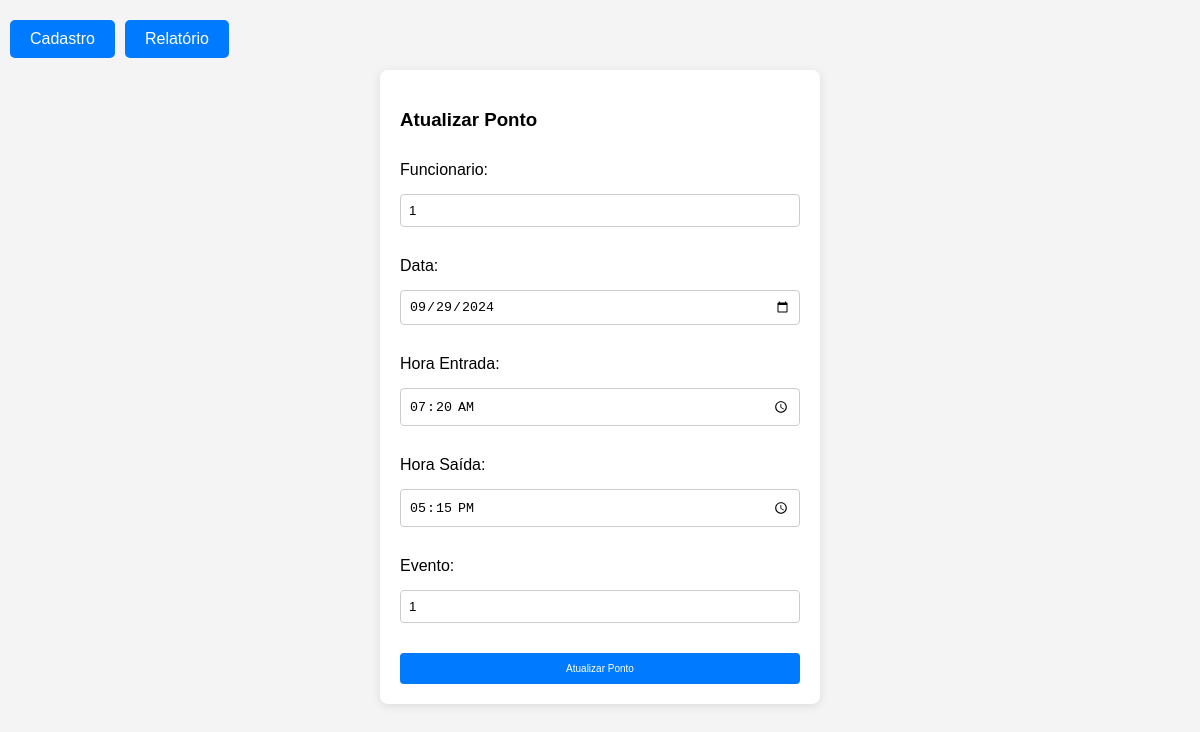
Page /ponto/1 on the committed database.
### tables this page shows
CREATE TABLE PONTO (
    id INTEGER PRIMARY KEY,
    funcionario INTEGER,
    data TEXT NOT NULL,
    hora_entrada TEXT NOT NULL,
    hora_saida TEXT NOT NULL,
 -- Definir o tipo da coluna
    evento INTEGER, -- Definir o tipo da coluna
    FOREIGN KEY (funcionario) REFERENCES funcionario(matricula),
    FOREIGN KEY (evento) REFERENCES evento(id)
);

### app.py (the view)
@app.route('/ponto/<int:id>', methods=['GET'])
def view_ponto(id):
    conn = get_db_connection()
    cursor = conn.cursor()
    cursor.execute('SELECT * FROM PONTO WHERE id = ?', (id,))
    ponto = cursor.fetchone()
    conn.close()
    if ponto:
        return render_template('ponto.html', action='Atualizar', ponto=ponto)
    return redirect(url_for('list_pontos'))

### app.py (called while the page is built)
def get_db_connection():
    conn = sqlite3.connect('app.db')
    conn.row_factory = sqlite3.Row
    return conn

### templates/ponto.html (shortened to what this page needs)
<!DOCTYPE html>
<html lang="en">
<head>
    <link rel="stylesheet" href="{{ url_for('static', filename='styles.css') }}">
</head>
<body>
    <div class="menu-container">
        <button id="menu-button-cadastro">Cadastro</button>
        <button id="menu-button-relatorio">Relatório</button>
    </div>
    <div class="container">
        <h3>{{ action }} Ponto</h3>
        {%if action == "Atualizar"%}
        <form method="POST" action="{{ url_for('edit_ponto', id=ponto['id']) }}">
        {%else%}
        <form method="POST" action="{{ url_for('add_ponto') }}">
        {%endif%}
            <label for="funcionario">Funcionario:</label>
            <input type="text" id="funcionario" name="funcionario" value="{{ ponto['funcionario'] }}" placeholder="Informe a matricula do funcioario" required>
            <label for="data">Data:</label>
            <input type="date" id="data" name="data" value="{{ ponto['data'] }}" placeholder="Informe a data do ponto" required>
            <label for="hora_entrada">Hora Entrada:</label>
            <input type="time" id="hora_entrada" name="hora_entrada" value="{{ ponto['hora_entrada'] }}" placeholder="Informe a hora de entrada da marcação" required>
            <label for="hora_saida">Hora Saída:</label>
            <input type="time" id="hora_saida" name="hora_saida" value="{{ ponto['hora_saida'] }}" placeholder="Informe a hora de saída da marcação" required>
            <label for="evento">Evento:</label>
            <input type="text" id="evento" name="evento" value="{{ ponto['evento'] }}" placeholder="Informe o numero do evento" required>
            <button type="submit">{{ action }} Ponto</button>
        </form>
    </div>
</body>
</html>

### static/styles.css (style rules this page uses)
body { background-color: rgb(127, 137, 247); font-family: Arial, sans-serif; margin: 0; display: flex; justify-content: center; align-items: flex-start; min-height: 100vh; background-color: #f4f4f4; margin-top: 10%; }
form { margin-top: 20px; display: flex; flex-direction: column; gap: 10px; }
label { display: block; margin-top: 10px; margin-bottom: 5px; }
input { padding: 8px; border: 1px solid #ccc; border-radius: 4px; margin-bottom: 10px; }
button { margin-top: 10px; padding: 10px 20px; background-color: #007bff; color: white; border: none; border-radius: 4px; cursor: pointer; transition: background-color 0.3s; }
.container { width: 70%; max-width: 400px; height: auto; background: white; padding: 20px; border-radius: 8px; box-shadow: 0 2px 10px rgba(0, 0, 0, 0.1); }
.menu-container { display: flex; gap: 10px; margin-bottom: 0; position: relative; top: 10px; left: 10px; }
#menu-button-cadastro, #menu-button-relatorio { background-color: #007bff; color: white; border: none; padding: 10px 20px; border-radius: 5px; cursor: pointer; font-size: 16px; transition: background-color 0.3s; }
.menu-container { position: absolute; top: 10px; left: 10px; }
th, td, button { font-size: x-small; }

### templates/ponto.html (style rules this page uses)
body { display: flex; justify-content: center; align-items: flex-start; min-height: 100vh; margin: 0; background-color: #f4f4f4; }
.menu-container { position: absolute; top: 10px; left: 10px; }
.container { width: 70%; max-width: 400px; height: auto; background: white; padding: 20px; border-radius: 8px; box-shadow: 0 2px 10px rgba(0, 0, 0, 0.1); margin-top: 70px; }
form { display: flex; flex-direction: column; gap: 10px; }
label { margin-bottom: 5px; }
input { padding: 8px; border: 1px solid #ccc; border-radius: 4px; }
button { padding: 10px; background-color: #007bff; color: white; border: none; border-radius: 4px; cursor: pointer; }

### rows in the picture
PONTO: funcionario "1", data "09/29/2024", hora_entrada "07:20", hora_saida "17:15", evento "1"

### other values in the picture
{{ action }} "Atualizar"
